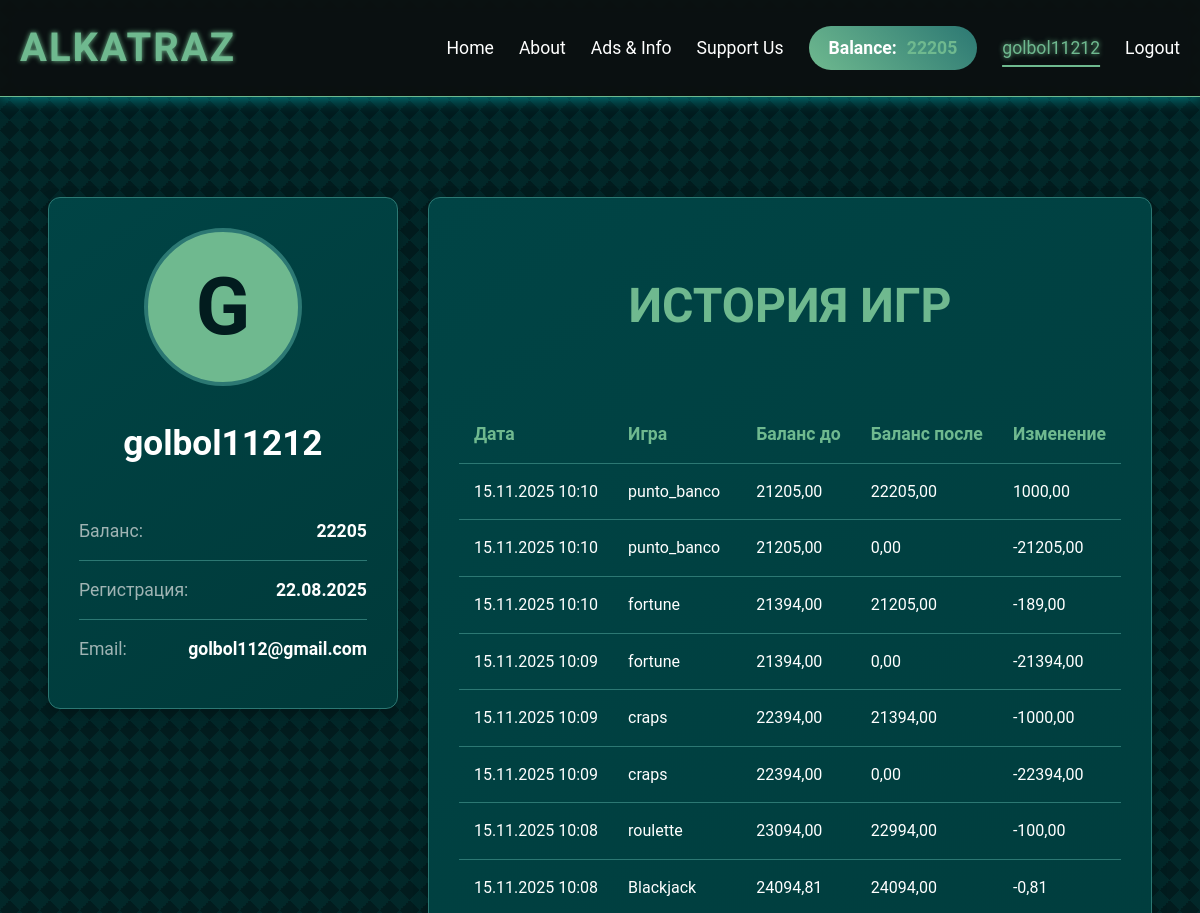
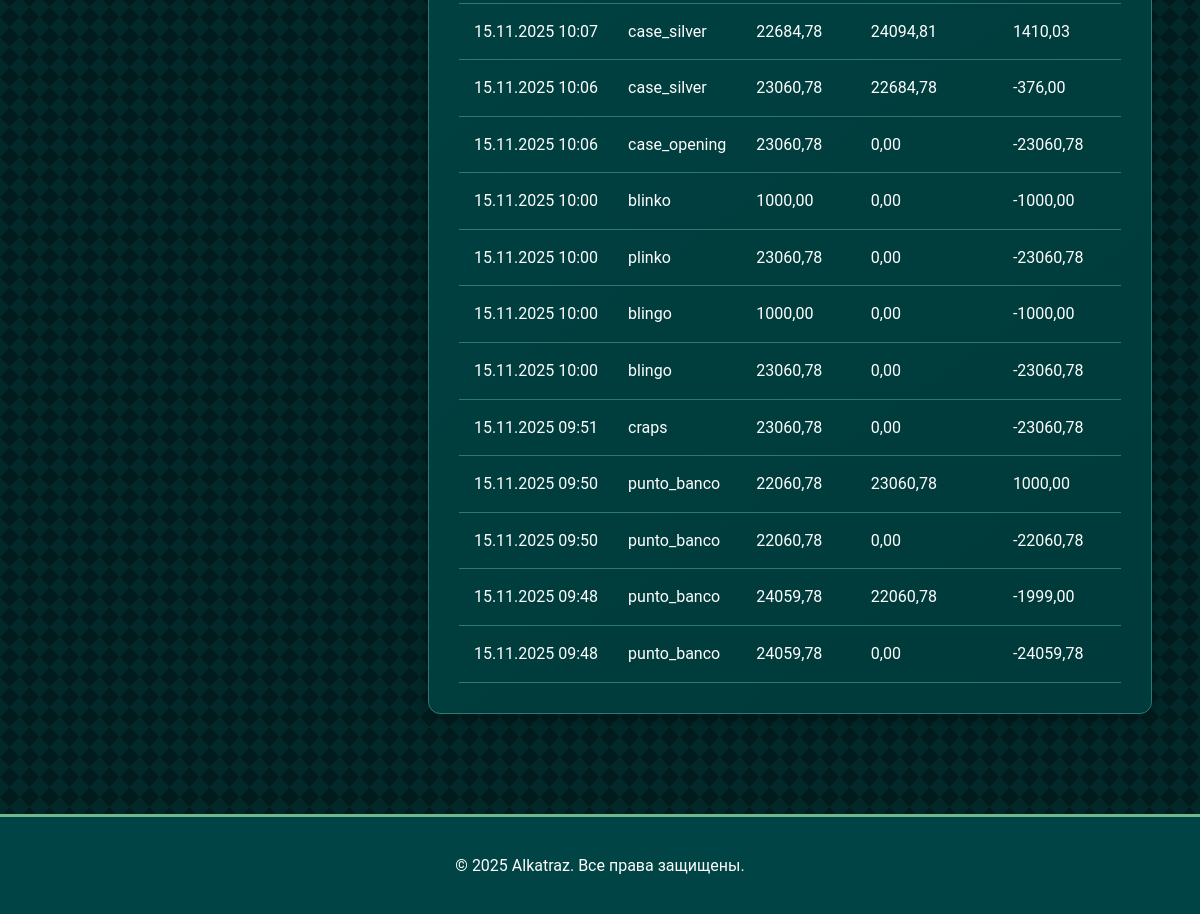
/profile/ (signed in), run on an earlier commit of the app's database (2 pictures, top to bottom).
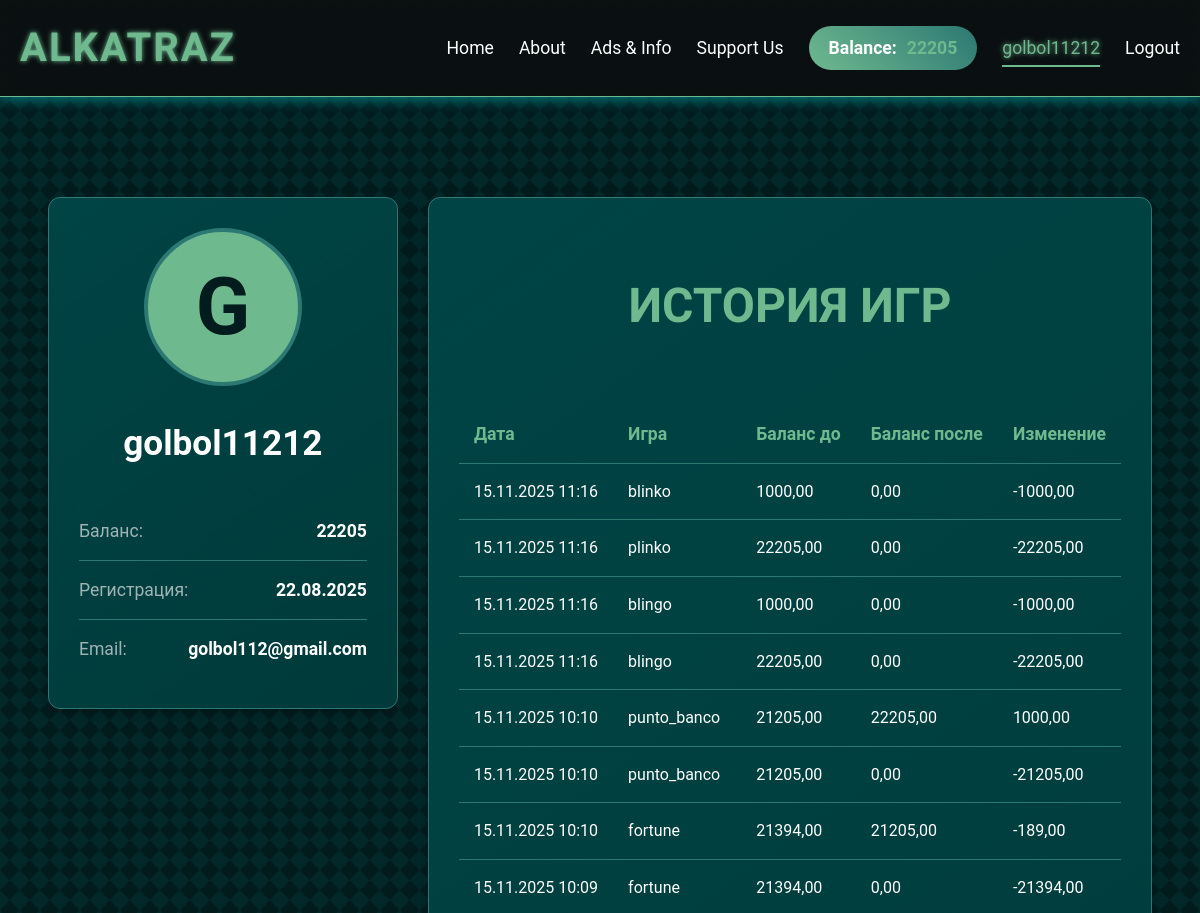
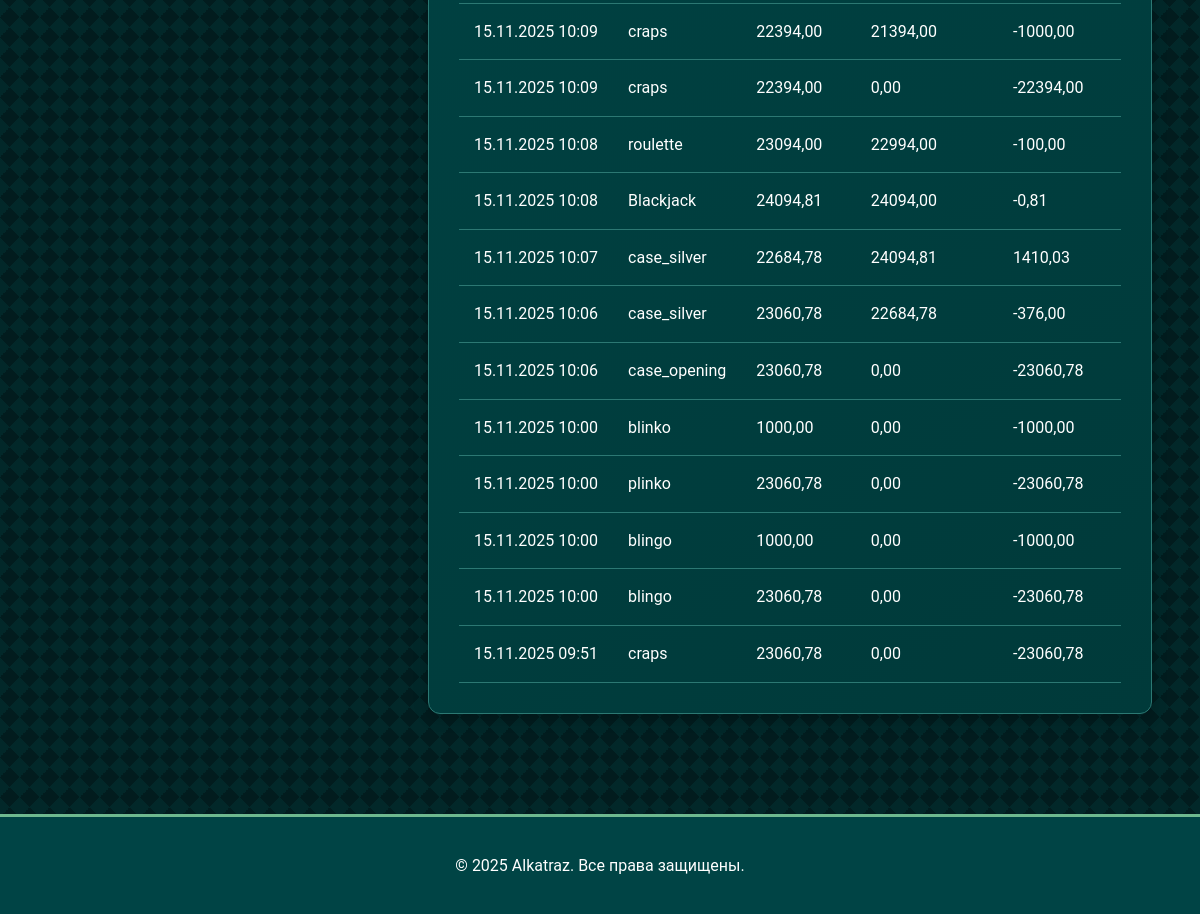
And on a later commit of the database (2 pictures, top to bottom).
### accounts/models.py (models this page shows, shortened)
class CustomUser(AbstractUser):
    balance = models.DecimalField(decimal_places=2, default=1000.0, max_digits=10)
    blinko_balance = models.DecimalField(decimal_places=2, default=1000.0, max_digits=10)
    blingo_balance = models.DecimalField(decimal_places=2, default=1000.0, max_digits=10)
    phone = models.CharField(max_length=15, blank=True)
    blinko_plays_today = models.IntegerField(default=0)
    last_blinko_play_date = models.DateField(null=True, blank=True)
    blingo_plays_today = models.IntegerField(default=0)
    last_blingo_play_date = models.DateField(null=True, blank=True)

### pages/models.py (models this page shows, shortened)
class GameClick(models.Model):
    user = models.ForeignKey(settings.AUTH_USER_MODEL, on_delete=models.SET_NULL, null=True, blank=True)
    game_name = models.CharField(max_length=100)
    target_url = models.URLField()
    timestamp = models.DateTimeField(auto_now_add=True)
    current_balance = models.DecimalField(max_digits=10, decimal_places=2, default=0)
    new_balance = models.DecimalField(max_digits=10, decimal_places=2, default=0)
    total = models.DecimalField(max_digits=10, decimal_places=2, default=0)

### profil/views.py (the view)
# urls.py: path('', views.prof, name='prof'),
@login_required
def prof(request):
    game_history = GameClick.objects.filter(user=request.user).order_by('-timestamp')[:20]
    total_games = GameClick.objects.filter(user=request.user).count()
    favorite_game_query = GameClick.objects.filter(user=request.user) \
        .values('game_name') \
        .annotate(count=Count('game_name')) \
        .order_by('-count') \
        .first()
    favorite_game = favorite_game_query['game_name'] if favorite_game_query else "Нет данных"
    last_activity = GameClick.objects.filter(user=request.user) \
        .aggregate(last=Max('timestamp'))['last']
    context = {
        'user': request.user,
        'game_history': game_history,
        'total_games': total_games,
        'favorite_game': favorite_game,
        'last_activity': last_activity,
    }
    return render(request, 'profil/prof.html', context)

### profil/templates/profil/prof.html (shortened to what this page needs)
{% extends 'pages/base.html' %}
{% load static %}
{% block content %}
<div class="profile-container fade-in">
    <div class="profile-grid">
        <div class="profile-sidebar">
            <div class="profile-card">
                <div class="profile-header">
                    <div class="profile-avatar">{{ user.username|first|upper }}</div>
                    <h2 class="profile-username">{{ user.username }}</h2>
                </div>
                <ul class="info-list">
                    <li class="info-item">
                        <span class="info-label">Баланс:</span>
                        <span class="info-value">{{ request.session.balance|default:"0" }}</span>
                    </li>
                    <li class="info-item">
                        <span class="info-label">Регистрация:</span>
                        <span class="info-value">{{ user.date_joined|date:"d.m.Y" }}</span>
                    </li>
                    <li class="info-item">
                        <span class="info-label">Email:</span>
                        <span class="info-value">{{ user.email|default:"Не указан" }}</span>
                    </li>
                </ul>
            </div>
        </div>
        <div class="profile-main">
            <div class="profile-card">
                <h2 class="section-title">История игр</h2>
                {% if game_history %}
                <div class="table-responsive">
                    <table class="history-table">
                        <thead>
                            <tr>
                                <th>Дата</th>
                                <th>Игра</th>
                                <th>Баланс до</th>
                                <th>Баланс после</th>
                                <th>Изменение</th>
                            </tr>
                        </thead>
                        <tbody>
                            {% for game in game_history %}
                            <tr>
                                <td>{{ game.timestamp|date:"d.m.Y H:i" }}</td>
                                <td>{{ game.game_name }}</td>
                                <td>{{ game.current_balance|floatformat:2 }}</td>
                                <td>{{ game.new_balance|floatformat:2 }}</td>
                                <td>{{ game.total|floatformat:2 }}</td>
                            </tr>
                            {% endfor %}
                        </tbody>
                    </table>
                </div>
                {% else %}
                <p>У вас еще нет истории игр.</p>
                {% endif %}
            </div>
        </div>
    </div>
</div>
{% endblock %}

### pages/templates/pages/base.html (shortened to what this page needs)
{% load static %}
<!DOCTYPE html>
<html lang="ru">
<head>
    <link rel="stylesheet" href="{% static 'pages/css/style.css' %}?v={% now "U" %}">
</head>
<body class="page-body">
    <header class="header">
        <div class="container">
            <a href="{% url 'index' %}" class="logo">ALKATRAZ</a>
            <nav class="nav-links">
                <a href="{% url 'index' %}" class="nav-link">Home</a>
                <a href="{% url 'about' %}" class="nav-link">About</a>
                <a href="{% url 'ads-info' %}" class="nav-link">Ads & Info</a>
                <a href="{% url 'choose-option' %}" class="nav-link">Support Us</a>
                {% if user.is_authenticated %}
                    <div class="user-info">
                        <div class="balance">
                            <span>Balance:</span>
                            <span class="balance-amount">{{ request.session.balance|default:"0" }}</span>
                        </div>
                        <a href="{% url 'prof' %}" class="nav-link">{{ user.username }}</a>
                        <a href="{% url 'logout' %}" class="nav-link">Logout</a>
                    </div>
                {% else %}
                    <a href="{% url 'login' %}" class="nav-link">Login</a>
                    <a href="{% url 'register' %}" class="btn btn-primary">Register</a>
                {% endif %}
            </nav>
        </div>
    </header>
    <main class="container content">
        {% block content %}
        {% endblock %}
    </main>
    <footer class="footer">
        <div class="container">
            <p>&copy; {% now "Y" %} Alkatraz. Все права защищены.</p>
        </div>
    </footer>
</body>
</html>

### pages/static/pages/css/style.css (style rules this page uses)
:root { --bg-dark: #021c1e; --primary: #004445; --secondary: #2c7873; --accent: #6fb98f; --text-light: #ffffff; --font-body: 'Roboto', sans-serif; --font-header: 'Orbitron', sans-serif; --accent-secondary: #00f7ff; --glitch-anim-duration: 0.5s; }
body { font-family: var(--font-body); background-color: var(--bg-dark); color: var(--text-light); margin: 0; padding: 0; line-height: 1.6; overflow-x: hidden; background-image: linear-gradient(45deg, rgba(0, 247, 255, 0.05) 25%, transparent 25%), linear-gradient(-45deg, rgba(0, 247, 255, 0.05) 25%, transparent 25%), linear-gradient(45deg, transparent 75%, rgba(0, 247, 255, 0.05) 75%), linear-gradient(-45deg, transparent 75%, rgba(0, 247, 255, 0.05) 75%); background-size: 20px 20px; }
.page-body { display: flex; flex-direction: column; min-height: 100vh; }
.container { max-width: 1200px; margin: 0 auto; padding: 0 20px; }
.header { background-color: rgba(13, 13, 13, 0.8); backdrop-filter: blur(10px); padding: 1rem 0; border-bottom: 1px solid var(--accent); position: sticky; top: 0; z-index: 1000; box-shadow: 0 0 15px rgba(0, 247, 255, 0.5); }
.header .container { display: flex; justify-content: space-between; align-items: center; }
.logo { font-family: var(--font-header); font-size: 2.5rem; font-weight: 700; color: var(--accent); text-decoration: none; text-transform: uppercase; letter-spacing: 2px; text-shadow: 0 0 5px var(--accent); transition: text-shadow 0.3s ease; }
.nav-links { display: flex; align-items: center; }
.nav-link { color: var(--text-light); text-decoration: none; margin-left: 25px; font-size: 1.1rem; font-weight: 400; position: relative; transition: color 0.3s ease, text-shadow 0.3s ease; padding: 5px 0; }
.nav-link:hover, .nav-link.active { color: var(--accent); text-shadow: 0 0 5px var(--accent); }
.nav-link::after { content: ''; position: absolute; width: 0; height: 2px; bottom: 0; left: 50%; transform: translateX(-50%); background-color: var(--accent); transition: width 0.4s cubic-bezier(0.25, 0.8, 0.25, 1); }
.user-info { display: flex; align-items: center; }
.balance { margin-left: 25px; font-weight: 700; font-size: 1.1rem; background: linear-gradient(45deg, var(--accent), var(--secondary)); padding: 8px 20px; border-radius: 25px; border: none; display: flex; align-items: center; gap: 10px; animation: pulse 2s infinite; }
.balance-amount { color: var(--accent); }
.content { padding-top: 40px; padding-bottom: 40px; flex-grow: 1; }
.section-title { font-family: var(--font-header); text-align: center; font-size: 3rem; margin-bottom: 50px; color: var(--accent); font-weight: 700; text-transform: uppercase; }
.profile-container { padding: 60px 0; }
.profile-grid { display: grid; grid-template-columns: 1fr; gap: 30px; }
@media (min-width: 992px) { .profile-grid { grid-template-columns: 350px 1fr; } }
.profile-card { background: linear-gradient(145deg, var(--primary), #003a3a); padding: 30px; border-radius: 12px; border: 1px solid var(--secondary); box-shadow: 0 4px 15px rgba(0,0,0,0.2); }
.profile-header { text-align: center; margin-bottom: 30px; }
.profile-avatar { width: 150px; height: 150px; border-radius: 50%; background-color: var(--accent); color: var(--bg-dark); display: flex; align-items: center; justify-content: center; font-size: 5rem; font-weight: 700; margin: 0 auto 20px; border: 4px solid var(--secondary); }
.profile-username { font-size: 2.2rem; color: var(--text-light); font-weight: 700; }
.info-list { list-style: none; padding: 0; margin: 0; }
.info-item { display: flex; justify-content: space-between; padding: 15px 0; border-bottom: 1px solid var(--secondary); font-size: 1.1rem; }
.info-item:last-child { border-bottom: none; }
.info-label { color: #a0b4b4; }
.info-value { font-weight: 700; color: var(--text-light); }
.table-responsive { overflow-x: auto; }
.history-table { width: 100%; border-collapse: collapse; margin-top: 10px; }
.history-table th, .history-table td { padding: 15px; text-align: left; border-bottom: 1px solid var(--secondary); }
.history-table th { color: var(--accent); font-size: 1.1rem; font-weight: 700; }
.footer { background-color: var(--primary); text-align: center; padding: 20px 0; border-top: 3px solid var(--accent); }
.fade-in { animation: fadeIn 1s ease-in-out; }
.nav-link.active { color: var(--accent); }
.nav-link.active::after { width: 100%; }

What changed in the data, as far as the page shows it:
no longer on this page (row unchanged): GameClick: timestamp "15.11.2025 09:50", game_name "punto_banco", current_balance "22060,78", new_balance "23060,78", total "1000,00"
no longer on this page (row unchanged): GameClick: timestamp "15.11.2025 09:50", game_name "punto_banco", current_balance "22060,78", new_balance "0,00", total "-22060,78"
no longer on this page (row unchanged): GameClick: timestamp "15.11.2025 09:48", game_name "punto_banco", current_balance "24059,78", new_balance "22060,78", total "-1999,00"
no longer on this page (row unchanged): GameClick: timestamp "15.11.2025 09:48", game_name "punto_banco", current_balance "24059,78", new_balance "0,00", total "-24059,78"
added GameClick: timestamp "15.11.2025 11:16", game_name "blinko", current_balance "1000,00", new_balance "0,00", total "-1000,00"
added GameClick: timestamp "15.11.2025 11:16", game_name "plinko", current_balance "22205,00", new_balance "0,00", total "-22205,00"
added GameClick: timestamp "15.11.2025 11:16", game_name "blingo", current_balance "1000,00", new_balance "0,00", total "-1000,00"
added GameClick: timestamp "15.11.2025 11:16", game_name "blingo", current_balance "22205,00", new_balance "0,00", total "-22205,00"
